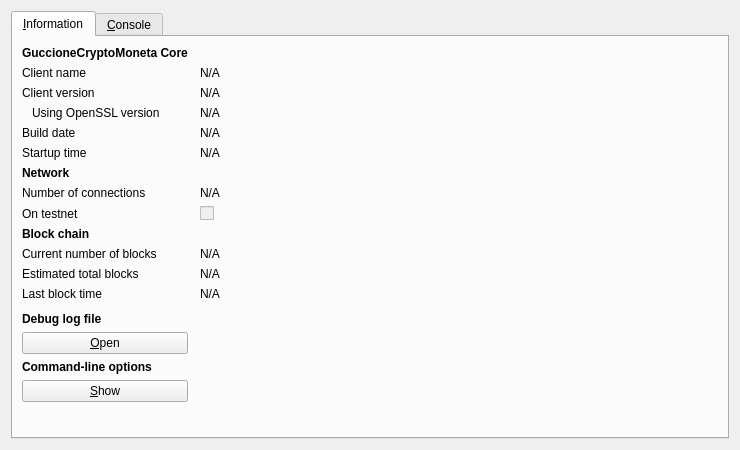
<?xml version="1.0" encoding="UTF-8"?>
<ui version="4.0">
 <class>RPCConsole</class>
 <widget class="QDialog" name="RPCConsole">
  <property name="geometry">
   <rect>
    <x>0</x>
    <y>0</y>
    <width>740</width>
    <height>450</height>
   </rect>
  </property>
  <property name="windowTitle">
   <string>GuccioneCryptoMoneta - Debug window</string>
  </property>
  <layout class="QVBoxLayout" name="verticalLayout_2">
   <item>
    <widget class="QTabWidget" name="tabWidget">
     <property name="currentIndex">
      <number>0</number>
     </property>
     <widget class="QWidget" name="tab_info">
      <attribute name="title">
       <string>&amp;Information</string>
      </attribute>
      <layout class="QGridLayout" name="gridLayout" columnstretch="0,1">
       <property name="horizontalSpacing">
        <number>12</number>
       </property>
       <item row="0" column="0">
        <widget class="QLabel" name="label_9">
         <property name="font">
          <font>
           <weight>75</weight>
           <bold>true</bold>
          </font>
         </property>
         <property name="text">
          <string>GuccioneCryptoMoneta Core</string>
         </property>
        </widget>
       </item>
       <item row="1" column="0">
        <widget class="QLabel" name="label_5">
         <property name="text">
          <string>Client name</string>
         </property>
        </widget>
       </item>
       <item row="1" column="1">
        <widget class="QLabel" name="clientName">
         <property name="cursor">
          <cursorShape>IBeamCursor</cursorShape>
         </property>
         <property name="text">
          <string>N/A</string>
         </property>
         <property name="textFormat">
          <enum>Qt::PlainText</enum>
         </property>
         <property name="textInteractionFlags">
          <set>Qt::LinksAccessibleByMouse|Qt::TextSelectableByKeyboard|Qt::TextSelectableByMouse</set>
         </property>
        </widget>
       </item>
       <item row="2" column="0">
        <widget class="QLabel" name="label_6">
         <property name="text">
          <string>Client version</string>
         </property>
        </widget>
       </item>
       <item row="2" column="1">
        <widget class="QLabel" name="clientVersion">
         <property name="cursor">
          <cursorShape>IBeamCursor</cursorShape>
         </property>
         <property name="text">
          <string>N/A</string>
         </property>
         <property name="textFormat">
          <enum>Qt::PlainText</enum>
         </property>
         <property name="textInteractionFlags">
          <set>Qt::LinksAccessibleByMouse|Qt::TextSelectableByKeyboard|Qt::TextSelectableByMouse</set>
         </property>
        </widget>
       </item>
       <item row="3" column="0">
        <widget class="QLabel" name="label_14">
         <property name="text">
          <string>Using OpenSSL version</string>
         </property>
         <property name="indent">
          <number>10</number>
         </property>
        </widget>
       </item>
       <item row="3" column="1">
        <widget class="QLabel" name="openSSLVersion">
         <property name="cursor">
          <cursorShape>IBeamCursor</cursorShape>
         </property>
         <property name="text">
          <string>N/A</string>
         </property>
         <property name="textFormat">
          <enum>Qt::PlainText</enum>
         </property>
         <property name="textInteractionFlags">
          <set>Qt::LinksAccessibleByMouse|Qt::TextSelectableByKeyboard|Qt::TextSelectableByMouse</set>
         </property>
        </widget>
       </item>
       <item row="4" column="0">
        <widget class="QLabel" name="label_12">
         <property name="text">
          <string>Build date</string>
         </property>
        </widget>
       </item>
       <item row="4" column="1">
        <widget class="QLabel" name="buildDate">
         <property name="cursor">
          <cursorShape>IBeamCursor</cursorShape>
         </property>
         <property name="text">
          <string>N/A</string>
         </property>
         <property name="textFormat">
          <enum>Qt::PlainText</enum>
         </property>
         <property name="textInteractionFlags">
          <set>Qt::LinksAccessibleByMouse|Qt::TextSelectableByKeyboard|Qt::TextSelectableByMouse</set>
         </property>
        </widget>
       </item>
       <item row="5" column="0">
        <widget class="QLabel" name="label_13">
         <property name="text">
          <string>Startup time</string>
         </property>
        </widget>
       </item>
       <item row="5" column="1">
        <widget class="QLabel" name="startupTime">
         <property name="cursor">
          <cursorShape>IBeamCursor</cursorShape>
         </property>
         <property name="text">
          <string>N/A</string>
         </property>
         <property name="textFormat">
          <enum>Qt::PlainText</enum>
         </property>
         <property name="textInteractionFlags">
          <set>Qt::LinksAccessibleByMouse|Qt::TextSelectableByKeyboard|Qt::TextSelectableByMouse</set>
         </property>
        </widget>
       </item>
       <item row="6" column="0">
        <widget class="QLabel" name="label_11">
         <property name="font">
          <font>
           <weight>75</weight>
           <bold>true</bold>
          </font>
         </property>
         <property name="text">
          <string>Network</string>
         </property>
        </widget>
       </item>
       <item row="7" column="0">
        <widget class="QLabel" name="label_7">
         <property name="text">
          <string>Number of connections</string>
         </property>
        </widget>
       </item>
       <item row="7" column="1">
        <widget class="QLabel" name="numberOfConnections">
         <property name="cursor">
          <cursorShape>IBeamCursor</cursorShape>
         </property>
         <property name="text">
          <string>N/A</string>
         </property>
         <property name="textFormat">
          <enum>Qt::PlainText</enum>
         </property>
         <property name="textInteractionFlags">
          <set>Qt::LinksAccessibleByMouse|Qt::TextSelectableByKeyboard|Qt::TextSelectableByMouse</set>
         </property>
        </widget>
       </item>
       <item row="8" column="0">
        <widget class="QLabel" name="label_8">
         <property name="text">
          <string>On testnet</string>
         </property>
        </widget>
       </item>
       <item row="8" column="1">
        <widget class="QCheckBox" name="isTestNet">
         <property name="enabled">
          <bool>false</bool>
         </property>
         <property name="text">
          <string/>
         </property>
        </widget>
       </item>
       <item row="9" column="0">
        <widget class="QLabel" name="label_10">
         <property name="font">
          <font>
           <weight>75</weight>
           <bold>true</bold>
          </font>
         </property>
         <property name="text">
          <string>Block chain</string>
         </property>
        </widget>
       </item>
       <item row="10" column="0">
        <widget class="QLabel" name="label_3">
         <property name="text">
          <string>Current number of blocks</string>
         </property>
        </widget>
       </item>
       <item row="10" column="1">
        <widget class="QLabel" name="numberOfBlocks">
         <property name="cursor">
          <cursorShape>IBeamCursor</cursorShape>
         </property>
         <property name="text">
          <string>N/A</string>
         </property>
         <property name="textFormat">
          <enum>Qt::PlainText</enum>
         </property>
         <property name="textInteractionFlags">
          <set>Qt::LinksAccessibleByMouse|Qt::TextSelectableByKeyboard|Qt::TextSelectableByMouse</set>
         </property>
        </widget>
       </item>
       <item row="11" column="0">
        <widget class="QLabel" name="label_4">
         <property name="text">
          <string>Estimated total blocks</string>
         </property>
        </widget>
       </item>
       <item row="11" column="1">
        <widget class="QLabel" name="totalBlocks">
         <property name="cursor">
          <cursorShape>IBeamCursor</cursorShape>
         </property>
         <property name="text">
          <string>N/A</string>
         </property>
         <property name="textFormat">
          <enum>Qt::PlainText</enum>
         </property>
         <property name="textInteractionFlags">
          <set>Qt::LinksAccessibleByMouse|Qt::TextSelectableByKeyboard|Qt::TextSelectableByMouse</set>
         </property>
        </widget>
       </item>
       <item row="12" column="0">
        <widget class="QLabel" name="label_2">
         <property name="text">
          <string>Last block time</string>
         </property>
        </widget>
       </item>
       <item row="12" column="1">
        <widget class="QLabel" name="lastBlockTime">
         <property name="cursor">
          <cursorShape>IBeamCursor</cursorShape>
         </property>
         <property name="text">
          <string>N/A</string>
         </property>
         <property name="textFormat">
          <enum>Qt::PlainText</enum>
         </property>
         <property name="textInteractionFlags">
          <set>Qt::LinksAccessibleByMouse|Qt::TextSelectableByKeyboard|Qt::TextSelectableByMouse</set>
         </property>
        </widget>
       </item>
       <item row="13" column="0">
        <spacer name="verticalSpacer_2">
         <property name="orientation">
          <enum>Qt::Vertical</enum>
         </property>
         <property name="sizeHint" stdset="0">
          <size>
           <width>20</width>
           <height>20</height>
          </size>
         </property>
        </spacer>
       </item>
       <item row="14" column="0">
        <widget class="QLabel" name="labelDebugLogfile">
         <property name="font">
          <font>
           <weight>75</weight>
           <bold>true</bold>
          </font>
         </property>
         <property name="text">
          <string>Debug log file</string>
         </property>
        </widget>
       </item>
       <item row="15" column="0">
        <widget class="QPushButton" name="openDebugLogfileButton">
         <property name="toolTip">
          <string>Open the GuccioneCryptoMoneta debug log file from the current data directory. This can take a few seconds for large log files.</string>
         </property>
         <property name="text">
          <string>&amp;Open</string>
         </property>
         <property name="autoDefault">
          <bool>false</bool>
         </property>
        </widget>
       </item>
       <item row="16" column="0">
        <widget class="QLabel" name="labelCLOptions">
         <property name="font">
          <font>
           <weight>75</weight>
           <bold>true</bold>
          </font>
         </property>
         <property name="text">
          <string>Command-line options</string>
         </property>
        </widget>
       </item>
       <item row="17" column="0">
        <widget class="QPushButton" name="showCLOptionsButton">
         <property name="toolTip">
          <string>Show the GuccioneCryptoMoneta-Qt help message to get a list with possible GuccioneCryptoMoneta command-line options.</string>
         </property>
         <property name="text">
          <string>&amp;Show</string>
         </property>
         <property name="autoDefault">
          <bool>false</bool>
         </property>
        </widget>
       </item>
       <item row="18" column="0">
        <spacer name="verticalSpacer">
         <property name="orientation">
          <enum>Qt::Vertical</enum>
         </property>
         <property name="sizeHint" stdset="0">
          <size>
           <width>20</width>
           <height>40</height>
          </size>
         </property>
        </spacer>
       </item>
      </layout>
     </widget>
     <widget class="QWidget" name="tab_console">
      <attribute name="title">
       <string>&amp;Console</string>
      </attribute>
      <layout class="QVBoxLayout" name="verticalLayout_3">
       <property name="spacing">
        <number>3</number>
       </property>
       <item>
        <widget class="QTextEdit" name="messagesWidget">
         <property name="minimumSize">
          <size>
           <width>0</width>
           <height>100</height>
          </size>
         </property>
         <property name="readOnly">
          <bool>true</bool>
         </property>
         <property name="tabKeyNavigation" stdset="0">
          <bool>false</bool>
         </property>
         <property name="columnCount" stdset="0">
          <number>2</number>
         </property>
        </widget>
       </item>
       <item>
        <layout class="QHBoxLayout" name="horizontalLayout">
         <property name="spacing">
          <number>3</number>
         </property>
         <item>
          <widget class="QLabel" name="label">
           <property name="text">
            <string notr="true">&gt;</string>
           </property>
          </widget>
         </item>
         <item>
          <widget class="QLineEdit" name="lineEdit"/>
         </item>
         <item>
          <widget class="QPushButton" name="clearButton">
           <property name="maximumSize">
            <size>
             <width>24</width>
             <height>24</height>
            </size>
           </property>
           <property name="toolTip">
            <string>Clear console</string>
           </property>
           <property name="text">
            <string/>
           </property>
           <property name="icon">
            <iconset resource="../bitcoin.qrc">
             <normaloff>:/icons/remove</normaloff>:/icons/remove</iconset>
           </property>
           <property name="shortcut">
            <string notr="true">Ctrl+L</string>
           </property>
           <property name="autoDefault">
            <bool>false</bool>
           </property>
          </widget>
         </item>
        </layout>
       </item>
      </layout>
     </widget>
    </widget>
   </item>
  </layout>
 </widget>
 <resources>
  <include location="../bitcoin.qrc"/>
 </resources>
 <connections/>
</ui>
